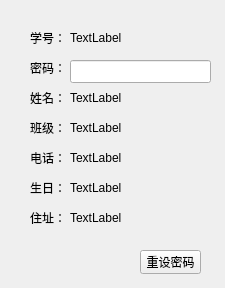
<?xml version="1.0" encoding="UTF-8"?>
<ui version="4.0">
 <class>Personal_info</class>
 <widget class="QWidget" name="Personal_info">
  <property name="geometry">
   <rect>
    <x>0</x>
    <y>0</y>
    <width>225</width>
    <height>288</height>
   </rect>
  </property>
  <property name="windowTitle">
   <string>学生基本信息</string>
  </property>
  <widget class="QLabel" name="label">
   <property name="geometry">
    <rect>
     <x>30</x>
     <y>30</y>
     <width>53</width>
     <height>16</height>
    </rect>
   </property>
   <property name="text">
    <string>学号：</string>
   </property>
  </widget>
  <widget class="QLabel" name="lb_username">
   <property name="geometry">
    <rect>
     <x>70</x>
     <y>30</y>
     <width>141</width>
     <height>16</height>
    </rect>
   </property>
   <property name="text">
    <string>TextLabel</string>
   </property>
  </widget>
  <widget class="QLabel" name="label_4">
   <property name="geometry">
    <rect>
     <x>30</x>
     <y>60</y>
     <width>53</width>
     <height>16</height>
    </rect>
   </property>
   <property name="text">
    <string>密码：</string>
   </property>
  </widget>
  <widget class="QLabel" name="lb_name">
   <property name="geometry">
    <rect>
     <x>70</x>
     <y>90</y>
     <width>141</width>
     <height>16</height>
    </rect>
   </property>
   <property name="text">
    <string>TextLabel</string>
   </property>
  </widget>
  <widget class="QLabel" name="label_6">
   <property name="geometry">
    <rect>
     <x>30</x>
     <y>90</y>
     <width>53</width>
     <height>16</height>
    </rect>
   </property>
   <property name="text">
    <string>姓名：</string>
   </property>
  </widget>
  <widget class="QLabel" name="lb_clase">
   <property name="geometry">
    <rect>
     <x>70</x>
     <y>120</y>
     <width>141</width>
     <height>16</height>
    </rect>
   </property>
   <property name="text">
    <string>TextLabel</string>
   </property>
  </widget>
  <widget class="QLabel" name="label_8">
   <property name="geometry">
    <rect>
     <x>30</x>
     <y>120</y>
     <width>53</width>
     <height>16</height>
    </rect>
   </property>
   <property name="text">
    <string>班级：</string>
   </property>
  </widget>
  <widget class="QLabel" name="lb_tel">
   <property name="geometry">
    <rect>
     <x>70</x>
     <y>150</y>
     <width>141</width>
     <height>16</height>
    </rect>
   </property>
   <property name="text">
    <string>TextLabel</string>
   </property>
  </widget>
  <widget class="QLabel" name="label_10">
   <property name="geometry">
    <rect>
     <x>30</x>
     <y>150</y>
     <width>53</width>
     <height>16</height>
    </rect>
   </property>
   <property name="text">
    <string>电话：</string>
   </property>
  </widget>
  <widget class="QLabel" name="lb_bd">
   <property name="geometry">
    <rect>
     <x>70</x>
     <y>180</y>
     <width>141</width>
     <height>16</height>
    </rect>
   </property>
   <property name="text">
    <string>TextLabel</string>
   </property>
  </widget>
  <widget class="QLabel" name="label_12">
   <property name="geometry">
    <rect>
     <x>30</x>
     <y>180</y>
     <width>53</width>
     <height>16</height>
    </rect>
   </property>
   <property name="text">
    <string>生日：</string>
   </property>
  </widget>
  <widget class="QLabel" name="lb_live">
   <property name="geometry">
    <rect>
     <x>70</x>
     <y>210</y>
     <width>141</width>
     <height>16</height>
    </rect>
   </property>
   <property name="text">
    <string>TextLabel</string>
   </property>
  </widget>
  <widget class="QLabel" name="label_14">
   <property name="geometry">
    <rect>
     <x>30</x>
     <y>210</y>
     <width>53</width>
     <height>16</height>
    </rect>
   </property>
   <property name="text">
    <string>住址：</string>
   </property>
  </widget>
  <widget class="QLineEdit" name="le_password">
   <property name="geometry">
    <rect>
     <x>70</x>
     <y>60</y>
     <width>141</width>
     <height>23</height>
    </rect>
   </property>
  </widget>
  <widget class="QPushButton" name="pb_reset">
   <property name="geometry">
    <rect>
     <x>140</x>
     <y>250</y>
     <width>61</width>
     <height>24</height>
    </rect>
   </property>
   <property name="text">
    <string>重设密码</string>
   </property>
  </widget>
 </widget>
 <resources/>
 <connections/>
</ui>
